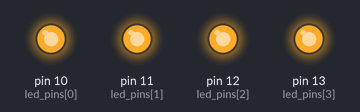
Bench run of a sketch on a simulated Arduino Uno, built with avr-gcc and run on an emulated ATmega328P. On the bench: output pins drawn as LEDs (lit = HIGH).

Above: at 0.12 s.
At 0.87 s:
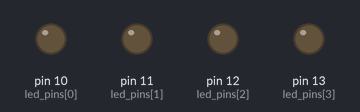
At 1.37 s:
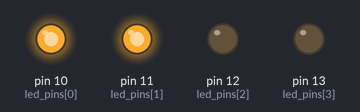
At 2.62 s:
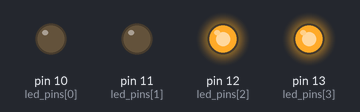
Timing chart, 0 to 3.0 s (numbered marks = the images above):
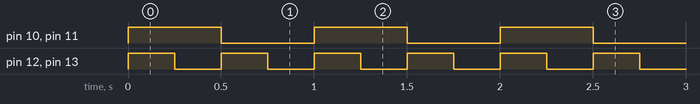

The sketch:

4.double_f.ino
```cpp
#include <stdio.h>
int led_pins[4] = {10,11,12,13};
static void setup() {
  for(int num = 0 ; num<4 ; num++){
    pinMode(led_pins[num] , OUTPUT);
  }
}
static void loop() {
  digitalWrite(led_pins[0] , HIGH);
  digitalWrite(led_pins[1] , HIGH);
  digitalWrite(led_pins[2] , HIGH);
  digitalWrite(led_pins[3] , HIGH);
  delay(250);
  digitalWrite(led_pins[0] , HIGH);
  digitalWrite(led_pins[1] , HIGH);
  digitalWrite(led_pins[2] , LOW);
  digitalWrite(led_pins[3] , LOW);
  delay(250);
  digitalWrite(led_pins[0] , LOW);
  digitalWrite(led_pins[1] , LOW);
  digitalWrite(led_pins[2] , HIGH);
  digitalWrite(led_pins[3] , HIGH);
  delay(250);
  digitalWrite(led_pins[0] , LOW);
  digitalWrite(led_pins[1] , LOW);
  digitalWrite(led_pins[2] , LOW);
  digitalWrite(led_pins[3] , LOW);
  delay(250);
}
```

Measured:
- by itself, pin 10 (led_pins[0]), pin 11 (led_pins[1]): alternates HIGH for 0.50 s and LOW for 0.50 s
- by itself, pin 12 (led_pins[2]), pin 13 (led_pins[3]): alternates HIGH for 0.25 s and LOW for 0.25 s
- by itself, everything shown: repeats every 1.0 s, in 4 steps
